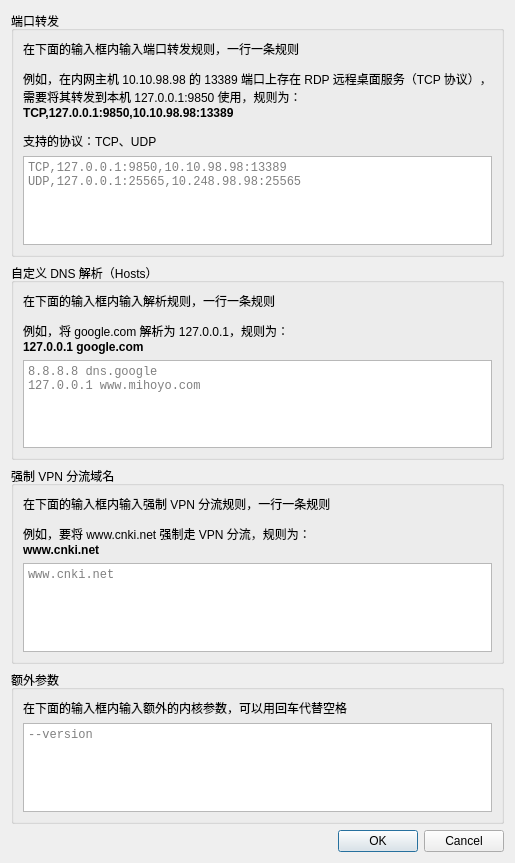
<?xml version="1.0" encoding="UTF-8"?>
<ui version="4.0">
 <class>ExtraSettingWindow</class>
 <widget class="QDialog" name="ExtraSettingWindow">
  <property name="geometry">
   <rect>
    <x>0</x>
    <y>0</y>
    <width>509</width>
    <height>863</height>
   </rect>
  </property>
  <property name="windowTitle">
   <string>其他设置</string>
  </property>
  <property name="styleSheet">
   <string notr="true"/>
  </property>
  <layout class="QVBoxLayout" name="verticalLayout">
   <item>
    <widget class="QGroupBox" name="groupBox">
     <property name="title">
      <string>端口转发</string>
     </property>
     <layout class="QVBoxLayout" name="verticalLayout_2">
      <item>
       <widget class="QLabel" name="label">
        <property name="text">
         <string>&lt;html&gt;&lt;head/&gt;&lt;body&gt;&lt;p&gt;在下面的输入框内输入端口转发规则，一行一条规则&lt;/p&gt;&lt;p&gt;例如，在内网主机 10.10.98.98 的 13389 端口上存在 RDP 远程桌面服务（TCP 协议），&lt;br/&gt;需要将其转发到本机 127.0.0.1:9850 使用，规则为：&lt;br/&gt;&lt;span style=&quot; font-weight:700;&quot;&gt;TCP,127.0.0.1:9850,10.10.98.98:13389&lt;/span&gt;&lt;/p&gt;&lt;p&gt;支持的协议：TCP、UDP&lt;/p&gt;&lt;/body&gt;&lt;/html&gt;</string>
        </property>
        <property name="openExternalLinks">
         <bool>true</bool>
        </property>
        <property name="textInteractionFlags">
         <set>Qt::TextInteractionFlag::LinksAccessibleByMouse|Qt::TextInteractionFlag::TextSelectableByMouse</set>
        </property>
       </widget>
      </item>
      <item>
       <widget class="QTextEdit" name="forwardTextEdit">
        <property name="font">
         <font>
          <family>Consolas</family>
         </font>
        </property>
        <property name="placeholderText">
         <string>TCP,127.0.0.1:9850,10.10.98.98:13389
UDP,127.0.0.1:25565,10.248.98.98:25565</string>
        </property>
       </widget>
      </item>
     </layout>
    </widget>
   </item>
   <item>
    <widget class="QGroupBox" name="groupBox_2">
     <property name="title">
      <string>自定义 DNS 解析（Hosts）</string>
     </property>
     <layout class="QVBoxLayout" name="verticalLayout_3">
      <item>
       <widget class="QLabel" name="label_2">
        <property name="text">
         <string>&lt;html&gt;&lt;head/&gt;&lt;body&gt;&lt;p&gt;在下面的输入框内输入解析规则，一行一条规则&lt;/p&gt;&lt;p&gt;例如，将 google.com 解析为 127.0.0.1，规则为：&lt;br/&gt;&lt;span style=&quot; font-weight:700;&quot;&gt;127.0.0.1 google.com&lt;/span&gt;&lt;/p&gt;&lt;/body&gt;&lt;/html&gt;</string>
        </property>
        <property name="openExternalLinks">
         <bool>true</bool>
        </property>
        <property name="textInteractionFlags">
         <set>Qt::TextInteractionFlag::LinksAccessibleByMouse|Qt::TextInteractionFlag::TextSelectableByMouse</set>
        </property>
       </widget>
      </item>
      <item>
       <widget class="QTextEdit" name="hostsTextEdit">
        <property name="font">
         <font>
          <family>Consolas</family>
         </font>
        </property>
        <property name="placeholderText">
         <string>8.8.8.8 dns.google
127.0.0.1 www.mihoyo.com</string>
        </property>
       </widget>
      </item>
     </layout>
    </widget>
   </item>
   <item>
    <widget class="QGroupBox" name="groupBox_3">
     <property name="title">
      <string>强制 VPN 分流域名</string>
     </property>
     <layout class="QVBoxLayout" name="verticalLayout_4">
      <item>
       <widget class="QLabel" name="label_3">
        <property name="text">
         <string>&lt;html&gt;&lt;head/&gt;&lt;body&gt;&lt;p&gt;在下面的输入框内输入强制 VPN 分流规则，一行一条规则&lt;/p&gt;&lt;p&gt;例如，要将 www.cnki.net 强制走 VPN 分流，规则为：&lt;br/&gt;&lt;span style=&quot; font-weight:700;&quot;&gt;www.cnki.net&lt;/span&gt;&lt;/p&gt;&lt;/body&gt;&lt;/html&gt;</string>
        </property>
        <property name="openExternalLinks">
         <bool>true</bool>
        </property>
        <property name="textInteractionFlags">
         <set>Qt::TextInteractionFlag::LinksAccessibleByMouse|Qt::TextInteractionFlag::TextSelectableByMouse</set>
        </property>
       </widget>
      </item>
      <item>
       <widget class="QTextEdit" name="proxyTextEdit">
        <property name="font">
         <font>
          <family>Consolas</family>
         </font>
        </property>
        <property name="placeholderText">
         <string>www.cnki.net</string>
        </property>
       </widget>
      </item>
     </layout>
    </widget>
   </item>
   <item>
    <widget class="QGroupBox" name="groupBox_4">
     <property name="title">
      <string>额外参数</string>
     </property>
     <layout class="QVBoxLayout" name="verticalLayout_5">
      <item>
       <widget class="QLabel" name="label_4">
        <property name="text">
         <string>&lt;html&gt;&lt;head/&gt;&lt;body&gt;&lt;p&gt;在下面的输入框内输入额外的内核参数，可以用回车代替空格&lt;/p&gt;&lt;/body&gt;&lt;/html&gt;</string>
        </property>
        <property name="openExternalLinks">
         <bool>true</bool>
        </property>
        <property name="textInteractionFlags">
         <set>Qt::TextInteractionFlag::LinksAccessibleByMouse|Qt::TextInteractionFlag::TextSelectableByMouse</set>
        </property>
       </widget>
      </item>
      <item>
       <widget class="QTextEdit" name="extraArgTextEdit">
        <property name="font">
         <font>
          <family>Consolas</family>
         </font>
        </property>
        <property name="placeholderText">
         <string>--version</string>
        </property>
       </widget>
      </item>
     </layout>
    </widget>
   </item>
   <item>
    <widget class="QDialogButtonBox" name="buttonBox">
     <property name="standardButtons">
      <set>QDialogButtonBox::StandardButton::Cancel|QDialogButtonBox::StandardButton::Ok</set>
     </property>
    </widget>
   </item>
  </layout>
 </widget>
 <resources/>
 <connections>
  <connection>
   <sender>buttonBox</sender>
   <signal>rejected()</signal>
   <receiver>ExtraSettingWindow</receiver>
   <slot>reject()</slot>
   <hints>
    <hint type="sourcelabel">
     <x>244</x>
     <y>295</y>
    </hint>
    <hint type="destinationlabel">
     <x>244</x>
     <y>158</y>
    </hint>
   </hints>
  </connection>
  <connection>
   <sender>buttonBox</sender>
   <signal>accepted()</signal>
   <receiver>ExtraSettingWindow</receiver>
   <slot>accept()</slot>
   <hints>
    <hint type="sourcelabel">
     <x>244</x>
     <y>295</y>
    </hint>
    <hint type="destinationlabel">
     <x>244</x>
     <y>158</y>
    </hint>
   </hints>
  </connection>
 </connections>
</ui>
